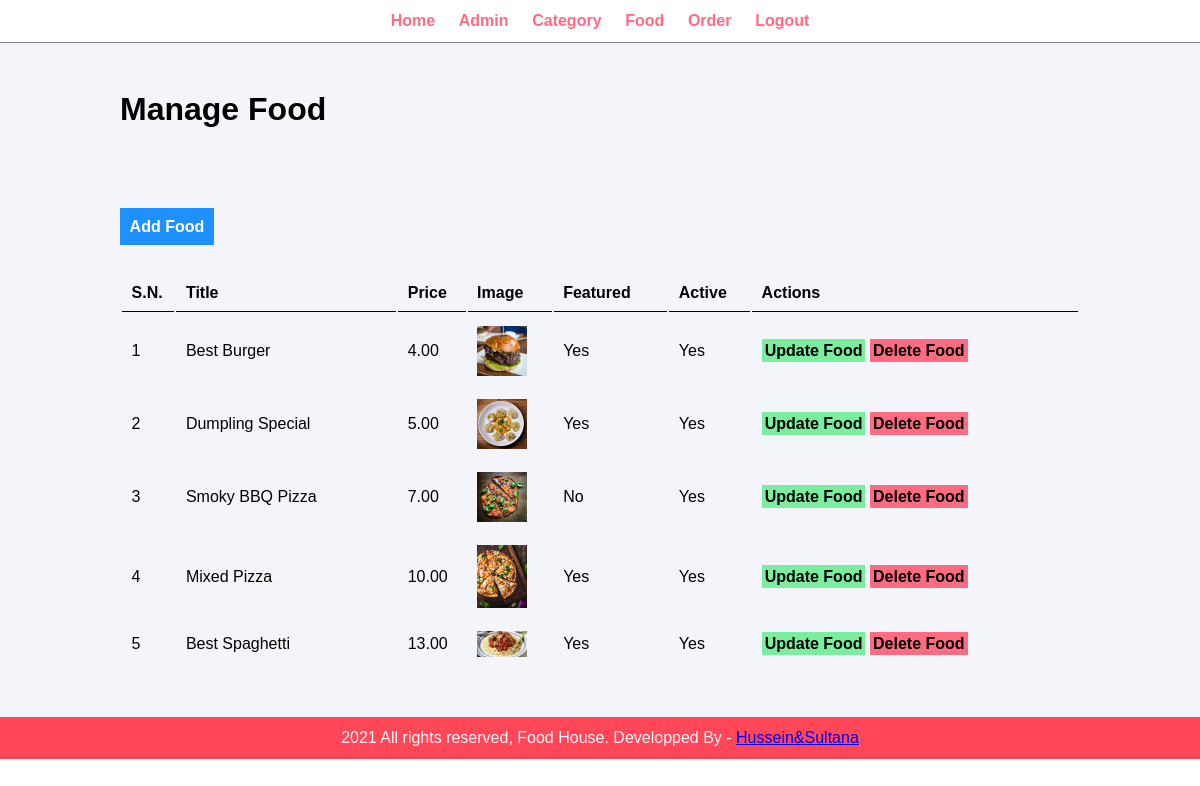
The app's page /admin/manage-food.php (signed in) with its own data.
### tables this page shows
CREATE TABLE `tbl_food` (
  `id` int(10) UNSIGNED NOT NULL,
  `title` varchar(100) NOT NULL,
  `description` text NOT NULL,
  `price` decimal(10,2) NOT NULL,
  `image_name` varchar(255) NOT NULL,
  `category_id` int(10) UNSIGNED NOT NULL,
  `featured` varchar(10) NOT NULL,
  `active` varchar(10) NOT NULL
);

### admin/manage-food.php (the view, shortened to what this page needs)
<?php  include('partials/menu.php');?>
<div class="main-content">
    <div class="wrapper">
        <h1>Manage Food</h1>
        <br><br>
        <?php
          echo "<br>";
        ?>
        <br><br>
        <a href="<?php  echo SITEURL;?>admin/add-food.php" class="btn-primary">Add Food</a>
        <br><br><br>
        <table class="tbl-full">
          <tr>
            <th>S.N.</th>
            <th>Title</th>
            <th>Price</th>
            <th>Image</th>
            <th>Featured</th>
            <th>Active</th>
            <th>Actions</th>
          </tr>
          <?php
          $sql="SELECT * FROM tbl_food";
          $res=mysqli_query($conn,$sql);
          $count =mysqli_num_rows($res);
          $sn=1;
          if($count>0){
            while($row=mysqli_fetch_assoc($res)){
              $id=$row['id'];
              $title=$row['title'];
              $price=$row['price'];
              $image_name=$row['image_name'];
              $featured=$row['featured'];
              $active=$row['active'];
              ?>
              <tr>
                <tr>
                  <td><?php echo $sn++; ?> </td>
                  <td> <?php echo $title; ?></td>
                  <td> <?php echo $price; ?></td>
                  <td>
                    <?php
                    if($image_name!=""){
                      ?>
                      <img src="<?php echo SITEURL; ?>images/food/<?php echo $image_name; ?> " width="50px">
                      <?php
                    }
                    else{
                      echo "<div class='error'>Image not Added</div>";
                    }
                    ?>
                  </td>
                  <td><?php echo $featured; ?></td>
                  <td><?php echo $active; ?></td>
                <td>
                    <a href="<?php echo SITEURL; ?>admin/update-food.php?id=<?php echo $id; ?>" class="btn-secondary"> Update Food</a>
                    <a href="<?php echo SITEURL; ?>admin/delete-food.php?id=<?php echo $id; ?>&image_name=<?php echo $image_name ?>" class="btn-danger"> Delete Food</a>
                </td>
              </tr>
              <?php
}
          }
          ?>
        </table>
    </div>
</div>
<?php include('partials/footer.php') ?>

### css/admin1.css (style rules this page uses)
* { margin: 0; padding: 0; font-family: Arial, Helvetica, sans-serif; }
.wrapper { padding: 1%; width: 80%; margin: 0 auto; }
.tbl-full { width: 100%; }
table tr th { border-bottom: 1px solid black; padding: 1%; text-align: left; }
table tr td { padding: 1%; }
.btn-primary { background-color: #1e90ff; padding: 1%; color: white; text-decoration: none; font-weight: bold; }
.btn-secondary { background-color: #7bed9f; padding: 1%; color: black; text-decoration: none; font-weight: bold; }
.btn-danger { background-color: #ff6b81; padding: 1%; color: black; text-decoration: none; font-weight: bold; }
.main-content { background-color: #f3f5fa; padding: 3% 0; }

### records on screen
tbl_food: title "Best Burger", price "4.00", image_name (picture), featured "Yes", active "Yes"
tbl_food: title "Dumpling Special", price "5.00", image_name (picture), featured "Yes", active "Yes"
tbl_food: title "Smoky BBQ Pizza", price "7.00", image_name (picture), featured "No", active "Yes"
tbl_food: title "Mixed Pizza", price "10.00", image_name (picture), featured "Yes", active "Yes"
tbl_food: title "Best Spaghetti", price "13.00", image_name (picture), featured "Yes", active "Yes"
